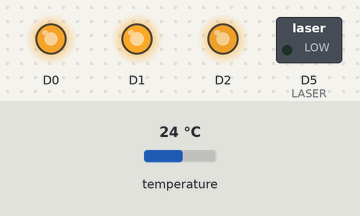
A sketch run on a simulated Particle Photon. Shown: switched loads named in the sketch (green lamp = pin HIGH), output pins drawn as LEDs (lit = HIGH). The inputs (shaded band) are chosen by the test bench; at power-on: temperature 24 °C.

Above: at 4.2 s.
4.3 s: temperature set to 22.2 °C
14.8 s: temperature set to 21.4 °C
25.3 s: temperature set to 20.6 °C
At 32.7 s:
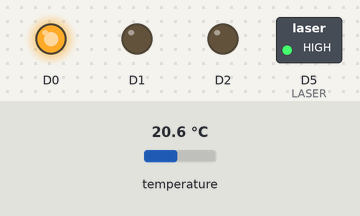
35.8 s: temperature set to 18.4 °C
At 46.0 s:
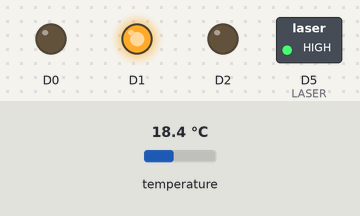
46.3 s: temperature set to 28 °C
At 56.42 s:
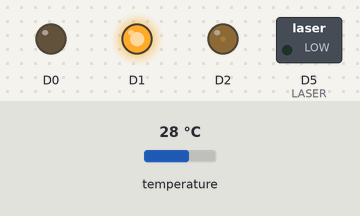
58.3 s: temperature set to 20 °C
At 69.48 s:
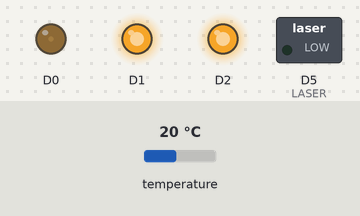
Timing chart, 0 to 72.8 s (numbered marks = the images above; inputs shaded):
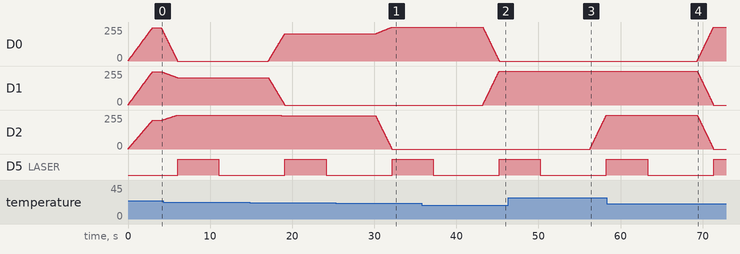

The sketch:

VisualTemp.ino
```cpp
/*
 * Project VisualTemp
 * Description: Given a temperature, show a representative colour on the RGB LED
 * Author: @jonogould
 * Date: 2018-03-04
 */

#include "DS18.h"
#include "rgb-controls.h"
using namespace RGBControls;

// Sensor config
DS18 sensor(A0);
Led led(D0, D1, D2, false);

int LASER = D5;
bool laserOn = true;

// Temperature
double temp = 0.0;
double lastTemp = 0.0;

// Colour
Color current(5, 5, 40);
Color white(255, 255, 255);
Color red(255, 0, 0);
Color orange(255, 50, 0);
Color green(50, 255, 5);
Color cyan(0, 255, 255);
Color magenta(255, 0, 255);

// Runs once, on boot
void setup() {
  led.fadeOnce(white, current, 3000);
  pinMode(LASER, OUTPUT);
}

// Runs again and again, as quickly as possible
void loop() {
  if (sensor.read()) {
    temp = sensor.celsius();
    Particle.publish("temp-indoor", String(temp), PRIVATE);
    changeColour(temp);
    lastTemp = temp;
  }

  if (laserOn == true) {
    digitalWrite(LASER, HIGH);
    laserOn = false;
  } else {
    digitalWrite(LASER, LOW);
    laserOn = true;
  }

  delay(5000);
}

// Change the colour of the led based on preset temperatures
void changeColour(double t) {
  Color next(5, 5, 40);

  if (t > 25) {
      next = red;
  }
  else if (t > 23) {
      next = orange;
  }
  else if (t > 21) {
      next = green;
  }
  else if (t > 19) {
      next = cyan;
  }
  else {
      next = magenta;
  }

  led.fadeOnce(current, next, 2000);
  current = next;
}
```

Measured:
- the behaviour switches between 21.1 and 21 °C on temperature (found by bisection; images 0 and 1)
- the behaviour switches between 19.1 and 19 °C on temperature (found by bisection; images 1 and 2)
- after the input at 25.3 s, D0: moves from 205/255 to 255/255 over 2.0 s, starting after 4.9 s; D2: moves from 250/255 to 0/255 over 2.0 s, starting after 4.9 s
- after the input at 35.8 s, D0: moves from 255/255 to 0/255 over 2.0 s, starting after 7.4 s; D1: moves from 0/255 to 255/255 over 2.0 s, starting after 7.4 s
- after the input at 46.3 s, D2: moves from 0/255 to 255/255 over 2.0 s, starting after 10.0 s
- after the input at 58.3 s, D0: moves from 0/255 to 255/255 over 2.0 s, starting after 11.0 s; D1, D2: moves from 255/255 to 0/255 over 2.0 s, starting after 11.0 s
